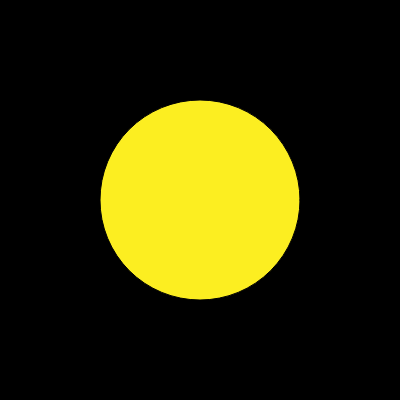
Frame 1 (no input)
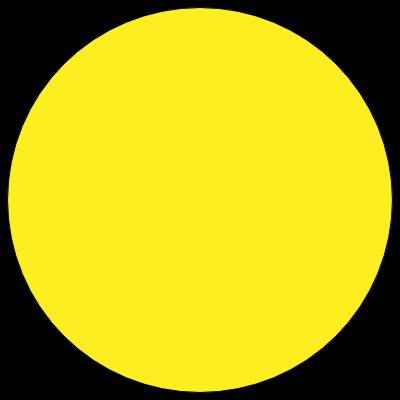
Frame 60 (no input)
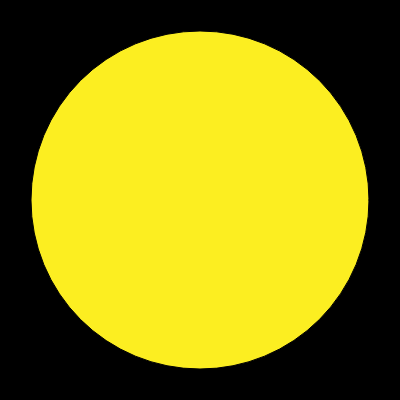
Frame 120 (the mouse pressed at the canvas centre since frame 60)

The p5.js sketch that drew these frames (run headless with seeded random() and noise() and a simulated clock; from frame 60 on, the mouse is pressed at the canvas centre):

// p5.js sketch
// ── sketch.js
// Simple Harmonic Motion (Basic)
// The Nature of Code
// The Coding Train / Daniel Shiffman
// https://youtu.be/oXwCVDXS2Lg
// https://thecodingtrain.com/learning/nature-of-code/3.3-angles-and-vectors.html

// Basic: https://editor.p5js.org/codingtrain/sketches/Fn1feR81W
// Approximate Time: https://editor.p5js.org/codingtrain/sketches/uGCYH4-PN
// Exact Time Exercise: https://editor.p5js.org/codingtrain/sketches/jp2B-0Wkg
// Main: https://editor.p5js.org/codingtrain/sketches/MfvyVULHT
// Yoyo: https://editor.p5js.org/codingtrain/sketches/qBhVjZ0pn
// 2-axes Exercise: https://editor.p5js.org/codingtrain/sketches/_ir7-suNG

let angle = 0;

function setup() {
  createCanvas(400, 400);
}

function draw() {
  background(0);
  translate(200, 200);
  fill(252, 238, 33);
  let r = map(sin(angle), -1, 1, 0, 200);
  circle(0, 0, r * 2);

  angle += 0.02;
}
